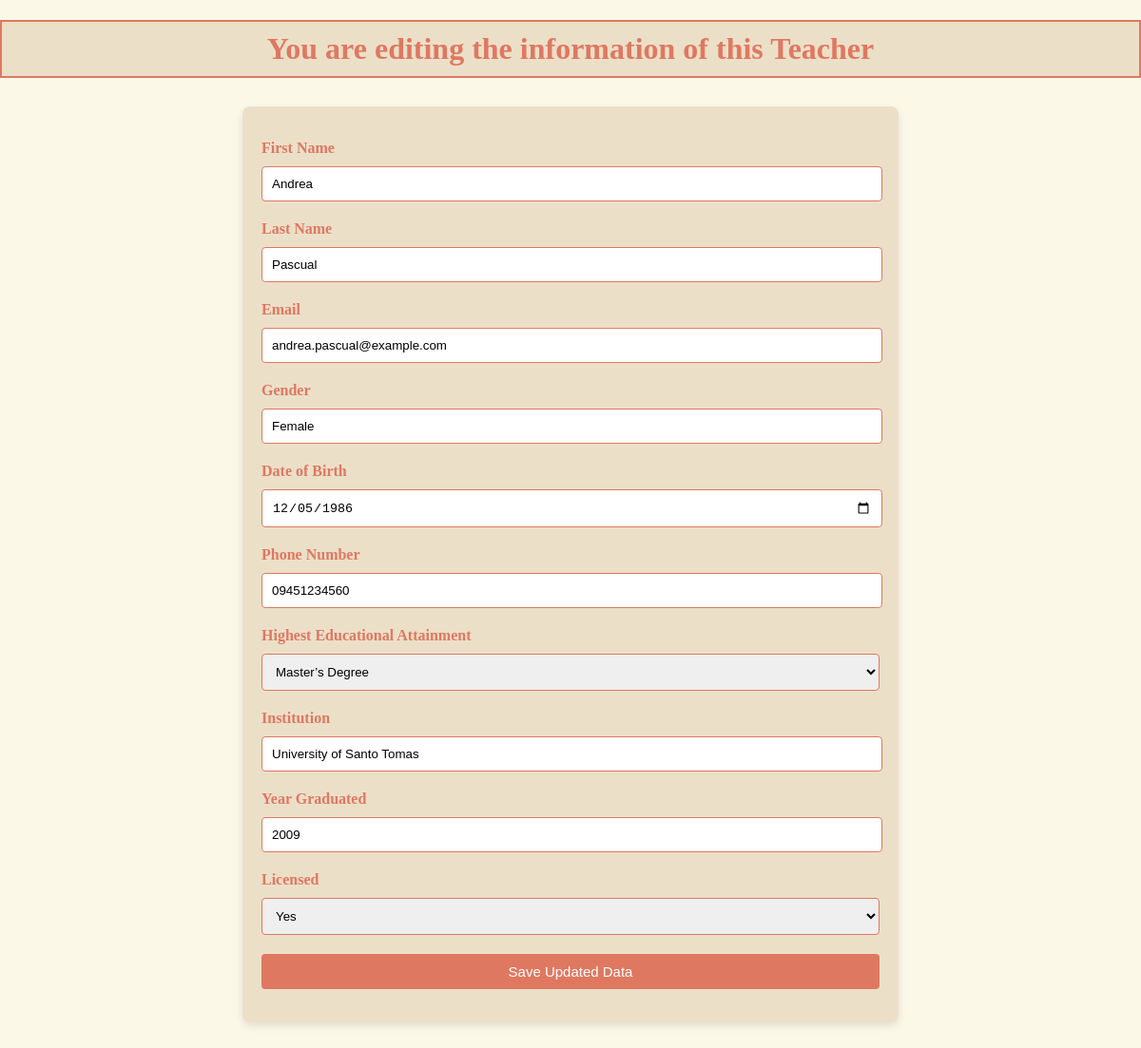
Screenshot of /edit.php?id=24 with the database file from the repository.
### tables this page shows
CREATE TABLE search_teacher_data (
    id INT AUTO_INCREMENT PRIMARY KEY,
    first_name VARCHAR (255),
    last_name VARCHAR (255),
    email VARCHAR (255),
    gender VARCHAR (255),
    date_of_birth DATE,
    phone_num VARCHAR (50), 
    highest_educational_attainment VARCHAR (255),
    institution VARCHAR (255),
    year_graduated VARCHAR (50),
    licensed VARCHAR (50),
    date_added TIMESTAMP DEFAULT CURRENT_TIMESTAMP
);

### core/models.php (called while the page is built, shortened)
<?php
function getTeacherByID($pdo, $id) {
	$sql = "SELECT * from search_teacher_data WHERE id = ?";
	$stmt = $pdo->prepare($sql);
	$executeQuery = $stmt->execute([$id]);
	if ($executeQuery) {
		return $stmt->fetch();
	}
}
?>

### edit.php (the view, shortened to what this page needs)
<?php require_once 'core/handleForms.php'; ?>
<?php require_once 'core/models.php'; ?>
<!DOCTYPE html>
<html lang="en">
<head>
</head>
<body>
    <?php $getTeacherByID = getTeacherByID($pdo, $_GET['id']); ?>
	<h1>You are editing the information of this Teacher</h1>
	<form action="core/handleForms.php?id=<?php echo $_GET['id']; ?>" method="POST">
    <p>
			<label for="first_name">First Name</label>
			<input type="text" name="first_name" value="<?php echo $getTeacherByID['first_name']; ?>">
		</p>
		<p>
			<label for="last_name">Last Name</label>
			<input type="text" name="last_name" value="<?php echo $getTeacherByID['last_name']; ?>">
		</p>
		<p>
			<label for="email">Email</label>
			<input type="text" name="email" value="<?php echo $getTeacherByID['email']; ?>">
		</p>
		<p>
			<label for="gender">Gender</label>
			<input type="text" name="gender" value="<?php echo $getTeacherByID['gender']; ?>">
		</p>
		<p>
			<label for="date_of_birth">Date of Birth</label>
			<input type="date" name="date_of_birth" value="<?php echo $getTeacherByID['date_of_birth']; ?>">
		</p>
		<p>
			<label for="phone_num">Phone Number</label>
			<input type="text" name="phone_num" value="<?php echo $getTeacherByID['phone_num']; ?>">
		</p>
		<p>
			<label for="highest_educational_attainment">Highest Educational Attainment</label>
            <select name="highest_educational_attainment" required value="<?php echo $getTeacherByID['highest_educational_attainment']; ?>">
                    <option value="Master’s Degree"> Master’s Degree </option>
            </select>
		</p>
        <p>
			<label for="institution">Institution</label>
			<input type="text" name="institution" value="<?php echo $getTeacherByID['institution']; ?>">
		</p>
        <p>
			<label for="year_graduated">Year Graduated</label>
			<input type="text" name="year_graduated" value="<?php echo $getTeacherByID['year_graduated']; ?>">
		</p>
        <p>
			<label for="licensed">Licensed</label>
            <select name="licensed" required value="<?php echo $getTeacherByID['licensed']; ?>">
                    <option value="Yes"> Yes </option>
            </select>
		</p>
        <p>
			<input type="submit" name="editTeacherBtn" value="Save Updated Data">
		</p>
	</form>
</body>
</html>

### edit.php (style rules this page uses)
body { background-color: #FCF8E8; font-family: Times; color: #DF7861; margin: 0; padding: 0; }
h1 { color: #DF7861; text-align: center; background-color: #ECDFC8; border: 2px solid #DF7861; padding: 10px; }
form { width: 650px; margin: 30px auto; background-color: #ECDFC8; padding: 20px; border-radius: 8px; box-shadow: 0 4px 8px rgba(0, 0, 0, 0.1); }
form p { margin: 10px 0; padding: 5px 0; }
form label { display: block; font-weight: bold; margin-bottom: 5px; }
form input[type="text"], form input[type="date"], form select { width: 97%; padding: 10px; margin-top: 5px; border: 1px solid #DF7861; border-radius: 4px; }
form select { width: 100%; padding: 10px; margin-top: 5px; border: 1px solid #DF7861; border-radius: 4px; }
form input[type="submit"] { background-color: #DF7861; color: white; border: none; padding: 10px 20px; border-radius: 4px; cursor: pointer; width: 100%; font-size: 15px; }

### rows the page displays
search_teacher_data: first_name "Andrea", last_name "Pascual", email "andrea.pascual@example.com", gender "Female", date_of_birth "12/05/1986", phone_num "09451234560", highest_educational_attainment "Master’s Degree", institution "University of Santo Tomas", year_graduated "2009", licensed "Yes"
